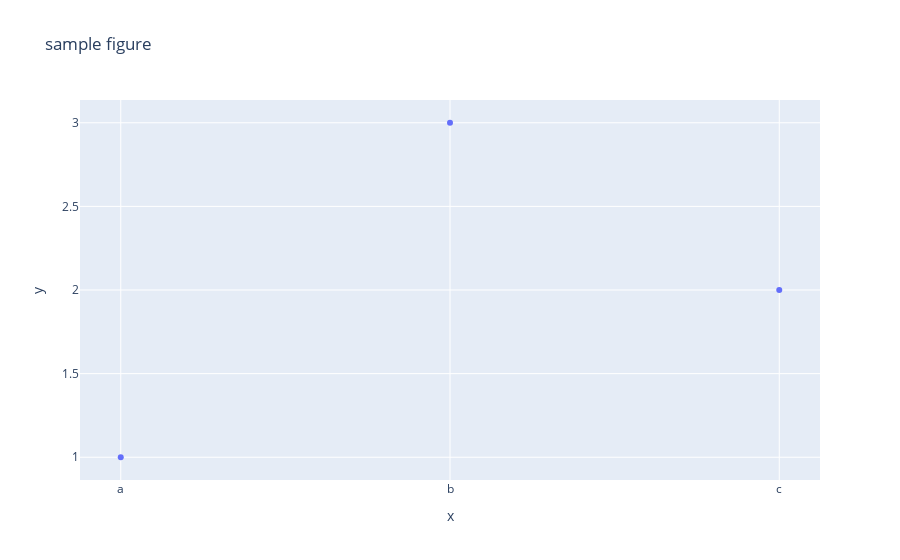

The cell this chart's notebook holds for it:
### Markdown cell above
iewing the underlying data structure for any plotly.graph_objects.Figure object, including those returned by Plotly Express, can be done via print(fig) or, in JupyterLab, with the special fig.show("json") renderer. Figures also support fig.to_dict() and fig.to_json() methods. print()ing the figure will result in the often-verbose layout.template key being represented as ellipses '...' for brevity.

### Code cell
import plotly.express as px
fig = px.scatter(x=["a","b","c"], y=[1,3,2], title="sample figure")                   #fig.show()
fig

### Figure 1 — Plotly figure (JSON) as saved in the notebook; plotly's stock layout.template omitted (floating-point values rounded to 4 significant figures)
{"data": [{"hovertemplate": "x=%{x}<br>y=%{y}<extra></extra>", "legendgroup": "", "marker": {"color": "#636efa", "symbol": "circle"}, "mode": "markers", "name": "", "orientation": "v", "showlegend": false, "type": "scatter", "x": ["a", "b", "c"], "xaxis": "x", "y": [1, 3, 2], "yaxis": "y"}], "layout": {"legend": {"tracegroupgap": 0}, "title": {"text": "sample figure"}, "xaxis": {"anchor": "y", "domain": [0, 1], "title": {"text": "x"}}, "yaxis": {"anchor": "x", "domain": [0, 1], "title": {"text": "y"}}}}
